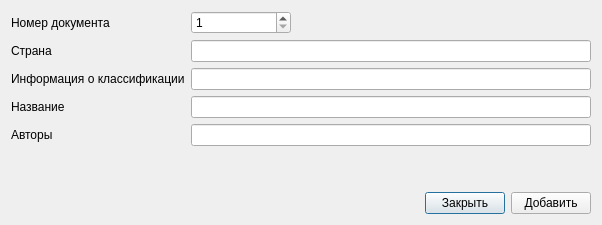
<?xml version="1.0" encoding="UTF-8"?>
<ui version="4.0">
 <class>RefInventSertificateDialog</class>
 <widget class="QDialog" name="RefInventSertificateDialog">
  <property name="geometry">
   <rect>
    <x>0</x>
    <y>0</y>
    <width>630</width>
    <height>205</height>
   </rect>
  </property>
  <property name="windowTitle">
   <string>biblref - Авторское свидетельство</string>
  </property>
  <layout class="QVBoxLayout" name="verticalLayout">
   <property name="sizeConstraint">
    <enum>QLayout::SetFixedSize</enum>
   </property>
   <item>
    <layout class="QGridLayout" name="gridLayout">
     <item row="0" column="0">
      <widget class="QLabel" name="label_10">
       <property name="text">
        <string>Номер документа</string>
       </property>
      </widget>
     </item>
     <item row="0" column="1">
      <layout class="QHBoxLayout" name="horizontalLayout_4">
       <item>
        <widget class="QSpinBox" name="spinBox_docnumber">
         <property name="minimumSize">
          <size>
           <width>100</width>
           <height>0</height>
          </size>
         </property>
         <property name="maximumSize">
          <size>
           <width>100</width>
           <height>16777215</height>
          </size>
         </property>
         <property name="toolTip">
          <string>0 - не включать информацию о томе в ссылку.</string>
         </property>
         <property name="minimum">
          <number>1</number>
         </property>
         <property name="maximum">
          <number>1000000000</number>
         </property>
         <property name="value">
          <number>1</number>
         </property>
        </widget>
       </item>
       <item>
        <spacer name="horizontalSpacer_4">
         <property name="orientation">
          <enum>Qt::Horizontal</enum>
         </property>
         <property name="sizeHint" stdset="0">
          <size>
           <width>40</width>
           <height>20</height>
          </size>
         </property>
        </spacer>
       </item>
      </layout>
     </item>
     <item row="1" column="0">
      <widget class="QLabel" name="label_2">
       <property name="text">
        <string>Страна</string>
       </property>
      </widget>
     </item>
     <item row="1" column="1">
      <widget class="QLineEdit" name="lineEdit_country">
       <property name="minimumSize">
        <size>
         <width>400</width>
         <height>0</height>
        </size>
       </property>
      </widget>
     </item>
     <item row="2" column="0">
      <widget class="QLabel" name="label_5">
       <property name="text">
        <string>Информация о классификации</string>
       </property>
      </widget>
     </item>
     <item row="2" column="1">
      <widget class="QLineEdit" name="lineEdit_classification">
       <property name="minimumSize">
        <size>
         <width>400</width>
         <height>0</height>
        </size>
       </property>
      </widget>
     </item>
     <item row="3" column="0">
      <widget class="QLabel" name="label">
       <property name="text">
        <string>Название</string>
       </property>
      </widget>
     </item>
     <item row="3" column="1">
      <widget class="QLineEdit" name="lineEdit_title">
       <property name="minimumSize">
        <size>
         <width>400</width>
         <height>0</height>
        </size>
       </property>
      </widget>
     </item>
     <item row="4" column="0">
      <widget class="QLabel" name="label_3">
       <property name="text">
        <string>Авторы</string>
       </property>
      </widget>
     </item>
     <item row="4" column="1">
      <widget class="QLineEdit" name="lineEdit_authors">
       <property name="minimumSize">
        <size>
         <width>400</width>
         <height>0</height>
        </size>
       </property>
       <property name="toolTip">
        <string>Разделитель имен - точка с запятой, разделитель инициалов - пробел.
Пример: А. А. Артемов; A. Petrov</string>
       </property>
      </widget>
     </item>
    </layout>
   </item>
   <item>
    <spacer name="verticalSpacer">
     <property name="orientation">
      <enum>Qt::Vertical</enum>
     </property>
     <property name="sizeHint" stdset="0">
      <size>
       <width>20</width>
       <height>40</height>
      </size>
     </property>
    </spacer>
   </item>
   <item>
    <layout class="QHBoxLayout" name="horizontalLayout">
     <item>
      <spacer name="horizontalSpacer">
       <property name="orientation">
        <enum>Qt::Horizontal</enum>
       </property>
       <property name="sizeHint" stdset="0">
        <size>
         <width>40</width>
         <height>20</height>
        </size>
       </property>
      </spacer>
     </item>
     <item>
      <widget class="QPushButton" name="pushButton_close">
       <property name="text">
        <string>Закрыть</string>
       </property>
      </widget>
     </item>
     <item>
      <widget class="QPushButton" name="pushButton_add">
       <property name="text">
        <string>Добавить</string>
       </property>
      </widget>
     </item>
    </layout>
   </item>
  </layout>
 </widget>
 <tabstops>
  <tabstop>spinBox_docnumber</tabstop>
  <tabstop>lineEdit_country</tabstop>
  <tabstop>lineEdit_classification</tabstop>
  <tabstop>lineEdit_title</tabstop>
  <tabstop>lineEdit_authors</tabstop>
  <tabstop>pushButton_add</tabstop>
  <tabstop>pushButton_close</tabstop>
 </tabstops>
 <resources/>
 <connections>
  <connection>
   <sender>pushButton_close</sender>
   <signal>clicked()</signal>
   <receiver>RefInventSertificateDialog</receiver>
   <slot>hide()</slot>
   <hints>
    <hint type="sourcelabel">
     <x>156</x>
     <y>563</y>
    </hint>
    <hint type="destinationlabel">
     <x>436</x>
     <y>298</y>
    </hint>
   </hints>
  </connection>
 </connections>
</ui>
